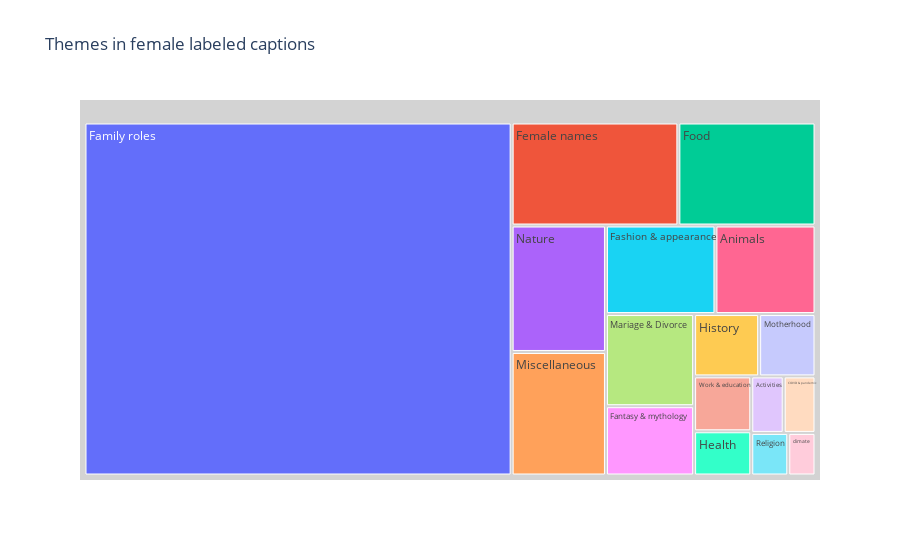

Notebook source saved alongside this figure:
### Code cell
circle_data = []

# remove female archetypes
for theme in theme_counts.index:
    if theme == "Female archetypes":
        continue
    theme_size = theme_counts[theme]

    circle_data.append(dict(
        id=theme,
        parent="",
        value=theme_size
    ))

df_circles = pd.DataFrame(circle_data)

fig = px.treemap(
    df_circles,
    names="id",
    parents="parent",
    values="value",
    title="Themes in female labeled captions"
)

fig.update_traces(root_color="lightgrey")
fig.show()

### Figure 1 — Plotly figure (JSON) as saved in the notebook; plotly's stock layout.template omitted (floating-point values rounded to 4 significant figures)
{"data": [{"domain": {"x": [0, 1], "y": [0, 1]}, "hovertemplate": "id=%{label}<br>value=%{value}<br>parent=%{parent}<extra></extra>", "labels": ["Family roles", "Female names", "Food", "Nature", "Miscellaneous", "Fashion & appearance", "Animals", "Mariage & Divorce", "Fantasy & mythology", "History", "Motherhood", "Work & education", "Health", "Activities", "COVID & pandemic", "Religion", "climate"], "name": "", "parents": ["", "", "", "", "", "", "", "", "", "", "", "", "", "", "", "", ""], "root": {"color": "lightgrey"}, "type": "treemap", "values": [21720, 2474, 2035, 1718, 1678, 1396, 1276, 1170, 880, 584, 506, 452, 364, 264, 259, 227, 167]}], "layout": {"legend": {"tracegroupgap": 0}, "title": {"text": "Themes in female labeled captions"}}}
